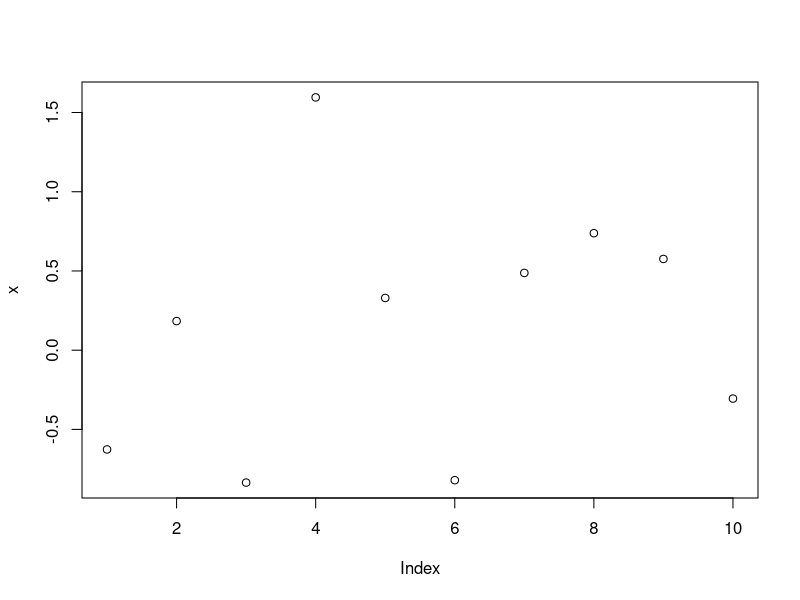
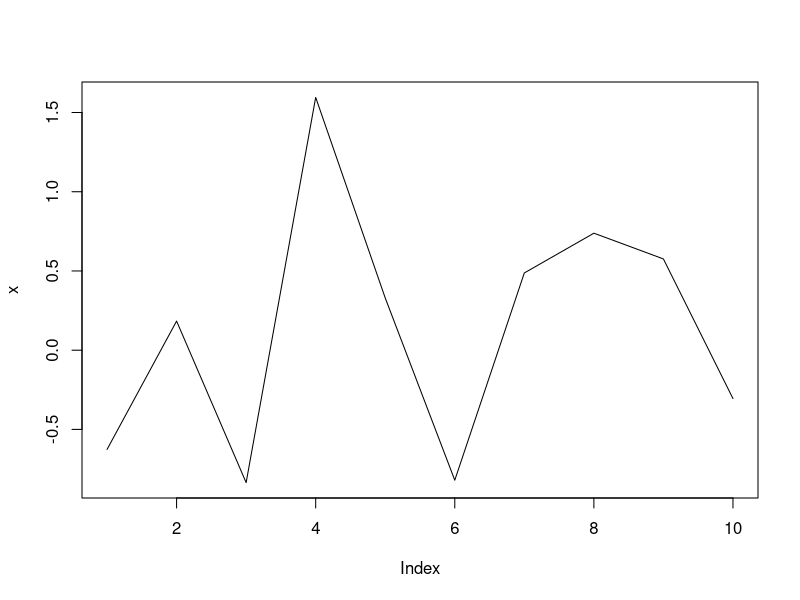
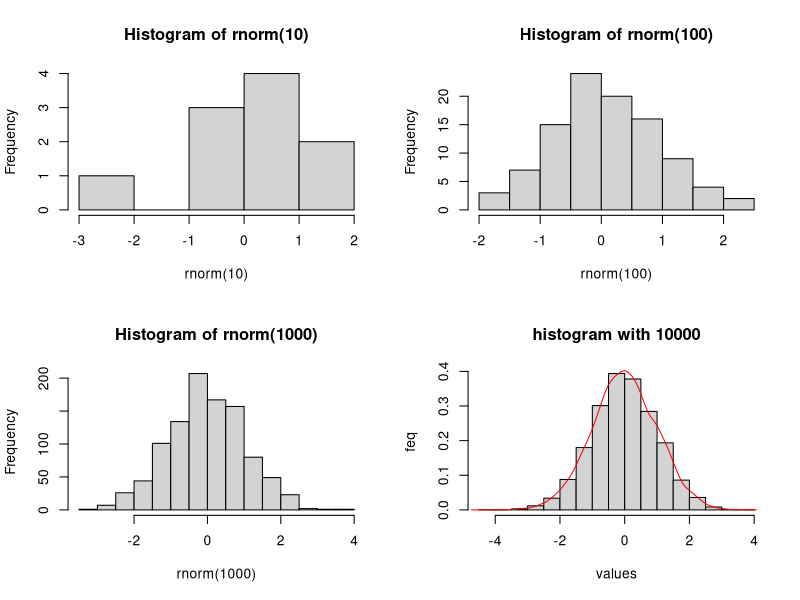
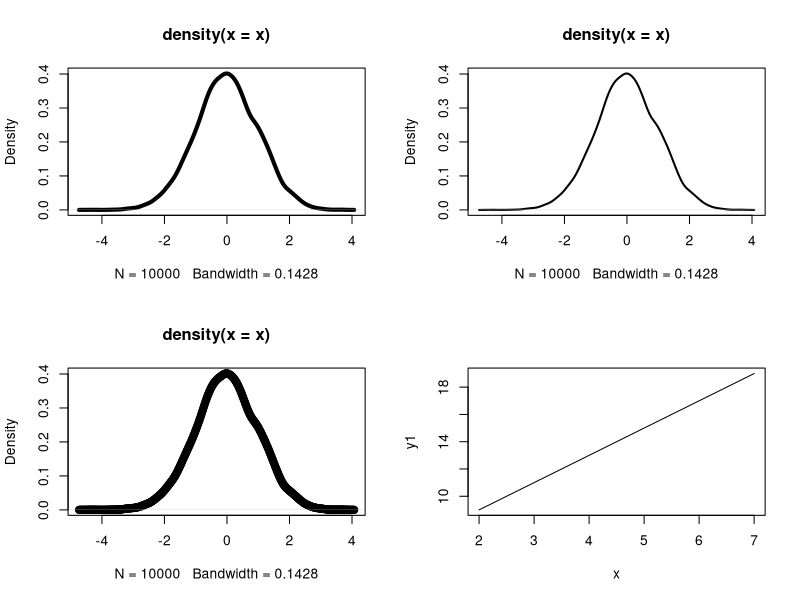
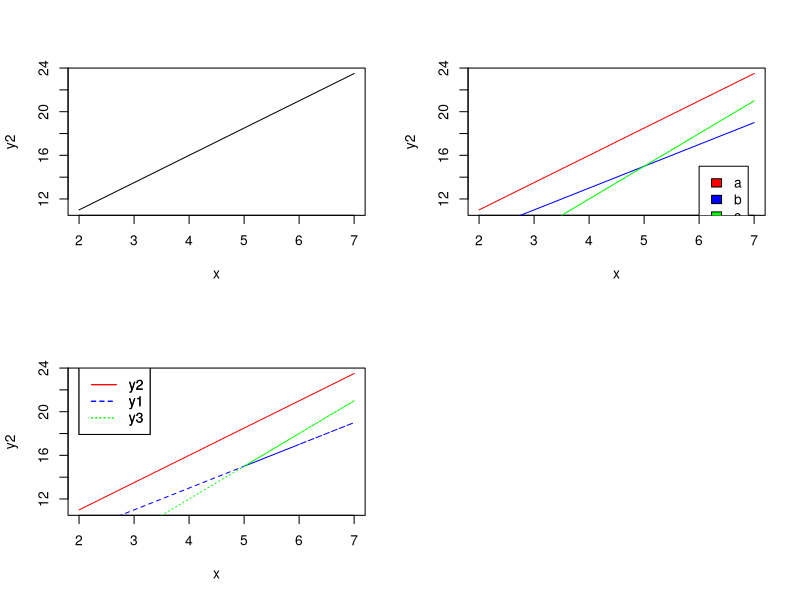

The R source for these figures, in order:

# d for density, p for pdf, q for quantile function, r for simulation random deviates.

a= rnorm(10)
a
b= pnorm(5,4,2)-pnorm(2,2,1)
b

pnorm(1.96)  #cdf #cumulative probability density
pnorm(4.96)
pnorm(-1.96)


qnorm(0.025)
qnorm(0.05)
rnorm(10,0,1)

set.seed(1) #1 any number, 1,3,4,6,......
x=rnorm(10)
x

round(1.23233,2)


plot(x)
plot(x,type= "l")

par(mfrow=c(2,2))# multi_figer --mf
hist(rnorm(10))
hist(rnorm(100))
hist(rnorm(1000))
x=rnorm(10000)
hist(x,main="histogram with 10000",xlab="values",ylab="feq",freq= F)
lines(density(x),col="red")


plot(density(x),lwd=4)
plot(density(x),lwd=2,pch=23)
plot(density(x),lwd=2,pch=1,type="o")

?pch

x=c(2,4,5,6,6,5,7,6,6,7)
y=c(4,4,5,6,5,5,4,4,5,4) #not reletion
y1= 2*x+5
y2= 2.5*x+6
y3= 3*x
plot(x,y1,type="l")

plot(x,y2,type="l")
lines(x,y,type="l")

plot(x,y2,type="l",col="red")
lines(x,y1,type="l",col="blue")
lines(x,y3,type="l",col="green")
legend(6,15,c("a","b","c"),fill=c("red","blue","green"))


plot(x,y2,type="l",lty = 1,col="red")
lines(x,y1,lty=2,col="blue")
lines(x,y3,lty=3,col="green")
#legend(6,15,c("a","b","c"),col=c("red","blue","green"),lty=c(1,2,3))
legend(2,24,c("y2","y1","y3"),col=c("red","blue","green"),lty=c(1,2,3))
legend(2,24,c("y2","y1","y3"),col=c("red","blue","green"),lty=c(1,2,3))
legend(2,24,c("y2","y1","y3"),col=c("red","blue","green"),lty=c(1,2,3),bty="n")




















